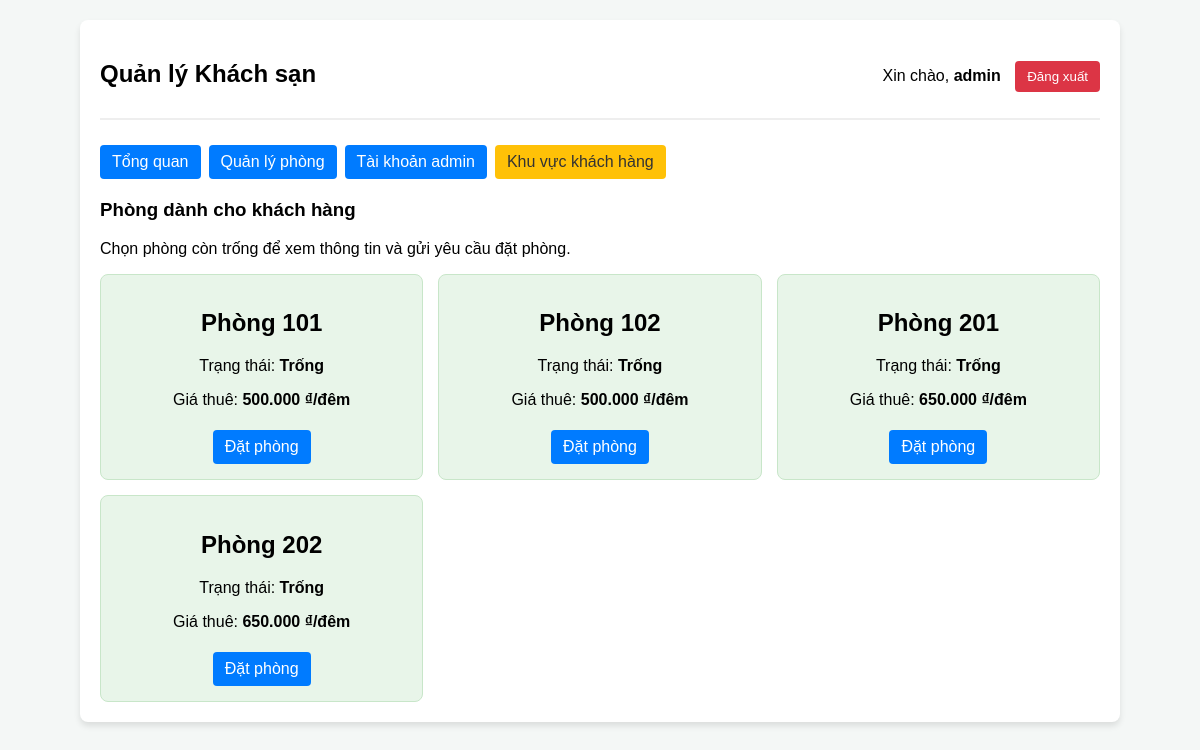
Page /index.php?action=customer (signed in) on the committed database.
### tables this page shows
CREATE TABLE rooms (
    id INT AUTO_INCREMENT KEY,
    room_name VARCHAR(20) NOT NULL UNIQUE,
    nightly_rate BIGINT UNSIGNED NOT NULL DEFAULT 0,
    status ENUM('Trống', 'Đang thuê') DEFAULT 'Trống'
);

### index.php (called while the page is built, shortened)
<?php
require_once __DIR__ . '/model.php';
$model = new Model();
$requestedAction = $_GET['action'] ?? 'dashboard';
$action = is_string($requestedAction) ? $requestedAction : 'dashboard';
try {
    switch ($action) {
        case 'customer':
            $rooms = $model->danhSachPhongKhach();
            break;
    }
} catch (InvalidArgumentException $exception) {
    $error = $exception->getMessage();
    if (($_SESSION['role'] ?? '') === 'admin') {
        $rooms = $model->quanly();
        $view = 'quanlyadmin.php';
    } else {
        $rooms = $model->danhSachPhongKhach();
        $view = 'khachhang.php';
    }
}
require __DIR__ . '/views/mainadmin.php';

### model.php (called while the page is built, shortened)
<?php
class Model
{
    private PDO $pdo;
    public function __construct()
    {
        $this->pdo = new PDO(
            'mysql:host=localhost;dbname=hotel_mvc;charset=utf8mb4',
            'root',
            '',
            [
                PDO::ATTR_ERRMODE => PDO::ERRMODE_EXCEPTION,
                PDO::ATTR_DEFAULT_FETCH_MODE => PDO::FETCH_ASSOC,
                PDO::ATTR_EMULATE_PREPARES => false,
            ]
        );
    }
    public function danhSachPhongKhach(): array
    {
        $stmt = $this->pdo->query(
            'SELECT id, room_name, status, nightly_rate FROM rooms ORDER BY room_name'
        );
        return $stmt->fetchAll();
    }
}

### views/khachhang.php (the view, shortened to what this page needs)
<h3>Phòng dành cho khách hàng</h3>
<p>Chọn phòng còn trống để xem thông tin và gửi yêu cầu đặt phòng.</p>
<div class="grid">
    <?php foreach ($rooms as $r): ?>
        <div class="card <?= $r['status'] === 'Trống' ? 'empty' : 'rented' ?>">
            <h2>Phòng <?= htmlspecialchars($r['room_name'], ENT_QUOTES, 'UTF-8') ?></h2>
            <p>Trạng thái: <strong><?= htmlspecialchars($r['status'], ENT_QUOTES, 'UTF-8') ?></strong></p>
            <p>Giá thuê: <strong><?= number_format((int) $r['nightly_rate'], 0, ',', '.') ?> ₫/đêm</strong></p>
            <?php if ($r['status'] === 'Trống'): ?>
                <a href="index.php?action=book&amp;id=<?= (int) $r['id'] ?>" class="btn">Đặt phòng</a>
            <?php else: ?>
                <p>Phòng hiện không còn trống.</p>
            <?php endif; ?>
        </div>
    <?php endforeach; ?>
</div>

### views/mainadmin.php (style rules this page uses)
body { font-family: Arial, sans-serif; background-color: #f4f7f6; margin: 0; padding: 20px; }
.grid { display: grid; grid-template-columns: repeat(auto-fill, minmax(250px, 1fr)); gap: 15px; }
.card { padding: 15px; border-radius: 8px; border: 1px solid #ddd; text-align: center; }
.card.empty { background-color: #e8f5e9; border-color: #c8e6c9; }
.btn { display: inline-block; padding: 8px 12px; border-radius: 4px; text-decoration: none; color: #fff; background: #007bff; border: none; cursor: pointer; margin-top: 5px; }

### rows in the picture
rooms: room_name "101", status "Trống", nightly_rate "500.000"
rooms: room_name "102", status "Trống", nightly_rate "500.000"
rooms: room_name "201", status "Trống", nightly_rate "650.000"
rooms: room_name "202", status "Trống", nightly_rate "650.000"

### other values in the picture
$_SESSION['user'] "admin"
